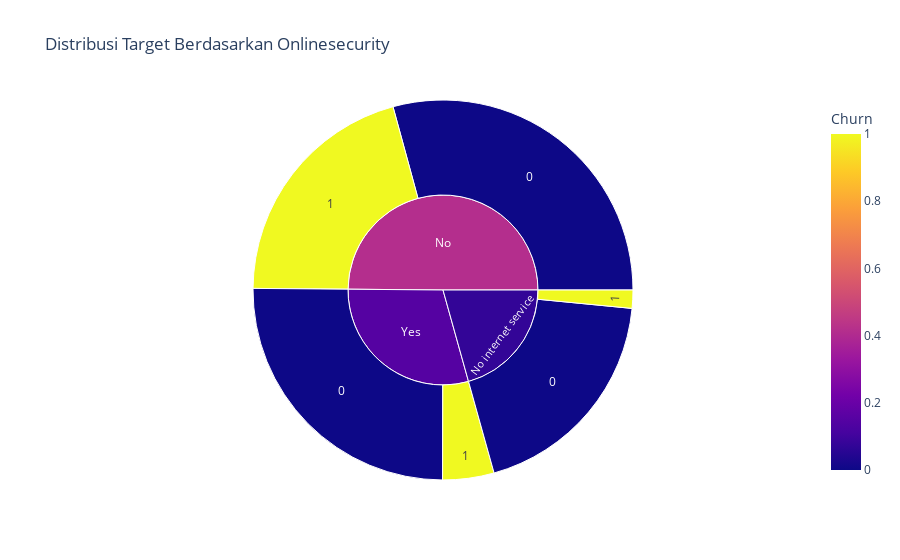

The code cell stored with this chart in its notebook:
### Markdown cell above
#### Berdasarkan OnlineSecurity

### Code cell
cat_col_viz('OnlineSecurity')

### Figure 1 — Plotly figure (JSON) as saved in the notebook; plotly's stock layout.template omitted (floating-point values rounded to 4 significant figures)
{"data": [{"branchvalues": "total", "customdata": [[0], [0], [0], [1], [1], [1], [0.4136], [0.07478], [0.1483]], "domain": {"x": [0, 1], "y": [0, 1]}, "hovertemplate": "labels=%{label}<br>count=%{value}<br>parent=%{parent}<br>id=%{id}<br>Churn=%{color}<extra></extra>", "ids": ["No/0", "No internet service/0", "Yes/0", "No/1", "No internet service/1", "Yes/1", "No", "No internet service", "Yes"], "labels": ["0", "0", "0", "1", "1", "1", "No", "No internet service", "Yes"], "marker": {"coloraxis": "coloraxis", "colors": [0, 0, 0, 1, 1, 1, 0.4136, 0.07478, 0.1483]}, "name": "", "parents": ["No", "No internet service", "Yes", "No", "No internet service", "Yes", "", "", ""], "type": "sunburst", "values": [1419, 928, 1218, 1001, 75, 212, 2420, 1003, 1430]}], "layout": {"coloraxis": {"colorbar": {"title": {"text": "Churn"}}, "colorscale": [[0, "#0d0887"], [0.1111, "#46039f"], [0.2222, "#7201a8"], [0.3333, "#9c179e"], [0.4444, "#bd3786"], [0.5556, "#d8576b"], [0.6667, "#ed7953"], [0.7778, "#fb9f3a"], [0.8889, "#fdca26"], [1, "#f0f921"]]}, "legend": {"tracegroupgap": 0}, "title": {"text": "Distribusi Target Berdasarkan Onlinesecurity"}}}
